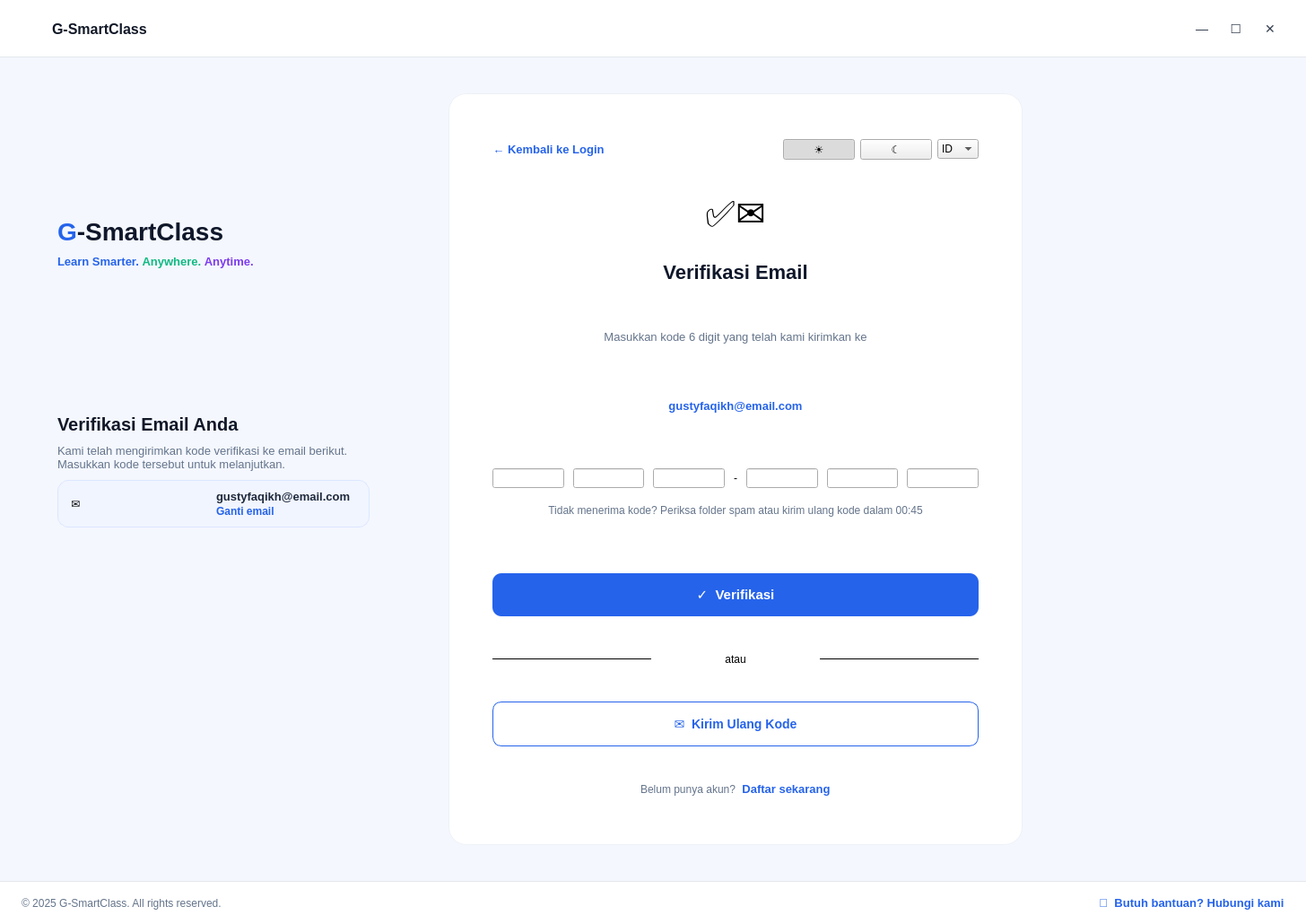
<?xml version="1.0" encoding="UTF-8"?>
<ui version="4.0">
 <class>EmailVerificationView</class>
 <widget class="QWidget" name="EmailVerificationView">
  <property name="geometry">
   <rect><x>0</x><y>0</y><width>1456</width><height>1030</height></rect>
  </property>
  <property name="windowTitle"><string>G-SmartClass - Email Verification</string></property>
  <property name="minimumSize"><size><width>1100</width><height>760</height></size></property>
  <property name="styleSheet">
   <string notr="true">
QWidget#EmailVerificationView { background-color:#FFFFFF; font-family:'Inter'; }
QFrame#topBar { background-color:#FFFFFF; border-bottom:1px solid #E5E7EB; }
QFrame#contentArea { background-color:#F4F7FE; }
QFrame#authCard { background-color:#FFFFFF; border-radius:20px; border:1px solid #EEF1F6; }
QFrame#emailChip { background-color:#F1F5FF; border-radius:12px; border:1px solid #DCE6FF; }
QLabel#lblAppName { font-size:16px; font-weight:600; color:#111827; }
QLabel#lblBrandName { font-size:28px; font-weight:700; }
QLabel#lblTagline { font-size:13px; font-weight:600; }
QLabel#lblSectionTitle { font-size:20px; font-weight:700; color:#111827; }
QLabel#lblSectionDesc { font-size:13px; color:#64748B; }
QLabel#lblIconEnvelope { font-size:40px; }
QLabel#lblCardTitle { font-size:22px; font-weight:700; color:#0F172A; }
QLabel#lblCardSubtitle { font-size:13px; color:#64748B; }
QLabel#lblEmailTarget { font-size:13px; font-weight:700; color:#2563EB; }
QLabel#lblEmailChipText { font-size:13px; font-weight:600; color:#1E293B; }
QPushButton#btnChangeEmail { background:transparent; border:none; color:#2563EB; font-size:12px; font-weight:600; text-align:left; }
QLineEdit[role="otpDigit"] { min-width:44px; max-width:44px; min-height:56px; max-height:56px; border:1px solid #E2E8F0; border-radius:10px; font-size:22px; font-weight:700; qproperty-alignment: AlignCenter; }
QLineEdit[role="otpDigit"]:focus { border:2px solid #2563EB; }
QLabel#lblResendHint { font-size:12px; color:#64748B; }
QPushButton#btnResendTimer { background:transparent; border:none; color:#2563EB; font-size:12px; font-weight:700; }
QPushButton#btnVerify { background-color:#2563EB; color:#FFFFFF; font-size:15px; font-weight:600; border-radius:10px; min-height:48px; }
QPushButton#btnVerify:hover { background-color:#1D4ED8; }
QPushButton#btnResendCode { background-color:#FFFFFF; color:#2563EB; font-size:14px; font-weight:600; border:1px solid #2563EB; border-radius:10px; min-height:48px; }
QPushButton#btnBackToLogin, QPushButton#btnGoToRegister, QPushButton#btnHelp { background:transparent; border:none; color:#2563EB; font-size:13px; font-weight:600; }
QPushButton#btnMinimize, QPushButton#btnMaximize, QPushButton#btnClose { background:transparent; border:none; font-size:14px; color:#374151; }
QPushButton#btnClose:hover { background-color:#FEE2E2; border-radius:6px; }
QPushButton[role="themeToggleBtn"] { border:none; border-radius:14px; padding:4px 10px; background:transparent; }
QPushButton[role="themeToggleBtn"]:checked { background-color:#DBEAFE; }
QFrame#footerBar { background-color:#FFFFFF; border-top:1px solid #E5E7EB; }
QLabel#lblCopyright, QLabel#lblNoAccount { font-size:12px; color:#64748B; }
   </string>
  </property>
  <layout class="QVBoxLayout" name="rootLayout">
   <property name="spacing"><number>0</number></property>
   <property name="leftMargin"><number>0</number></property>
   <property name="topMargin"><number>0</number></property>
   <property name="rightMargin"><number>0</number></property>
   <property name="bottomMargin"><number>0</number></property>
   <item>
    <widget class="QFrame" name="topBar">
     <property name="minimumSize"><size><width>0</width><height>64</height></size></property>
     <property name="maximumSize"><size><width>16777215</width><height>64</height></size></property>
     <layout class="QHBoxLayout" name="topBarLayout">
      <property name="leftMargin"><number>24</number></property>
      <property name="rightMargin"><number>24</number></property>
      <item><widget class="QLabel" name="lblLogoIcon"><property name="minimumSize"><size><width>28</width><height>28</height></size></property><property name="maximumSize"><size><width>28</width><height>28</height></size></property><property name="pixmap"><pixmap>:/assets/logo/gsmartclass_mark.png</pixmap></property><property name="scaledContents"><bool>true</bool></property></widget></item>
      <item><widget class="QLabel" name="lblAppName"><property name="text"><string>G-SmartClass</string></property></widget></item>
      <item><spacer name="topBarSpacer"><property name="orientation"><enum>Qt::Horizontal</enum></property><property name="sizeHint" stdset="0"><size><width>40</width><height>20</height></size></property></spacer></item>
      <item><widget class="QPushButton" name="btnMinimize"><property name="minimumSize"><size><width>32</width><height>32</height></size></property><property name="text"><string>—</string></property></widget></item>
      <item><widget class="QPushButton" name="btnMaximize"><property name="minimumSize"><size><width>32</width><height>32</height></size></property><property name="text"><string>☐</string></property></widget></item>
      <item><widget class="QPushButton" name="btnClose"><property name="minimumSize"><size><width>32</width><height>32</height></size></property><property name="text"><string>✕</string></property></widget></item>
     </layout>
    </widget>
   </item>
   <item>
    <widget class="QFrame" name="contentArea">
     <layout class="QHBoxLayout" name="contentAreaLayout">
      <property name="spacing"><number>0</number></property>
      <property name="leftMargin"><number>0</number></property>
      <property name="topMargin"><number>0</number></property>
      <property name="rightMargin"><number>0</number></property>
      <property name="bottomMargin"><number>0</number></property>
      <item>
       <widget class="QFrame" name="leftPanel">
        <property name="minimumSize"><size><width>460</width><height>0</height></size></property>
        <layout class="QVBoxLayout" name="leftPanelLayout">
         <property name="leftMargin"><number>64</number></property>
         <property name="topMargin"><number>48</number></property>
         <property name="rightMargin"><number>48</number></property>
         <property name="bottomMargin"><number>32</number></property>
         <property name="spacing"><number>10</number></property>
         <item><widget class="QLabel" name="lblLogoBig"><property name="minimumSize"><size><width>120</width><height>120</height></size></property><property name="maximumSize"><size><width>120</width><height>120</height></size></property><property name="pixmap"><pixmap>:/assets/logo/gsmartclass_mark.png</pixmap></property><property name="scaledContents"><bool>true</bool></property></widget></item>
         <item><widget class="QLabel" name="lblBrandName"><property name="text"><string>&lt;span style=&quot;color:#2563EB;&quot;&gt;G&lt;/span&gt;&lt;span style=&quot;color:#0F172A;&quot;&gt;-SmartClass&lt;/span&gt;</string></property><property name="textFormat"><enum>Qt::RichText</enum></property></widget></item>
         <item><widget class="QLabel" name="lblTagline"><property name="text"><string>&lt;span style=&quot;color:#2563EB;&quot;&gt;Learn Smarter.&lt;/span&gt; &lt;span style=&quot;color:#10B981;&quot;&gt;Anywhere.&lt;/span&gt; &lt;span style=&quot;color:#7C3AED;&quot;&gt;Anytime.&lt;/span&gt;</string></property><property name="textFormat"><enum>Qt::RichText</enum></property></widget></item>
         <item><spacer name="spacerAfterBrand"><property name="orientation"><enum>Qt::Vertical</enum></property><property name="sizeHint" stdset="0"><size><width>20</width><height>24</height></size></property></spacer></item>
         <item><widget class="QLabel" name="lblSectionTitle"><property name="text"><string>Verifikasi Email Anda</string></property></widget></item>
         <item><widget class="QLabel" name="lblSectionDesc"><property name="text"><string>Kami telah mengirimkan kode verifikasi ke email berikut. Masukkan kode tersebut untuk melanjutkan.</string></property><property name="wordWrap"><bool>true</bool></property></widget></item>
         <item>
          <widget class="QFrame" name="emailChip">
           <layout class="QHBoxLayout" name="emailChipLayout">
            <property name="leftMargin"><number>14</number></property><property name="topMargin"><number>10</number></property><property name="rightMargin"><number>14</number></property><property name="bottomMargin"><number>10</number></property>
            <item><widget class="QLabel" name="iconEmailChip"><property name="text"><string>✉</string></property></widget></item>
            <item>
             <layout class="QVBoxLayout" name="emailChipTextLayout">
              <property name="spacing"><number>2</number></property>
              <item><widget class="QLabel" name="lblEmailChipText"><property name="text"><string>gustyfaqikh@email.com</string></property></widget></item>
              <item><widget class="QPushButton" name="btnChangeEmail"><property name="text"><string>Ganti email</string></property><property name="cursor"><cursorShape>PointingHandCursor</cursorShape></property></widget></item>
             </layout>
            </item>
           </layout>
          </widget>
         </item>
         <item><spacer name="spacerBeforeIllustration"><property name="orientation"><enum>Qt::Vertical</enum></property><property name="sizeHint" stdset="0"><size><width>20</width><height>20</height></size></property></spacer></item>
         <item><widget class="QLabel" name="lblIllustration"><property name="minimumSize"><size><width>0</width><height>200</height></size></property><property name="maximumSize"><size><width>16777215</width><height>260</height></size></property><property name="pixmap"><pixmap>:/assets/illustration/email_verification_sent.png</pixmap></property><property name="alignment"><set>Qt::AlignLeft|Qt::AlignBottom</set></property></widget></item>
        </layout>
       </widget>
      </item>
      <item>
       <widget class="QFrame" name="rightPanel">
        <layout class="QVBoxLayout" name="rightPanelOuterLayout">
         <property name="leftMargin"><number>40</number></property>
         <property name="topMargin"><number>40</number></property>
         <property name="rightMargin"><number>40</number></property>
         <property name="bottomMargin"><number>40</number></property>
         <item>
          <widget class="QFrame" name="authCard">
           <property name="maximumSize"><size><width>640</width><height>16777215</height></size></property>
           <layout class="QVBoxLayout" name="authCardLayout">
            <property name="leftMargin"><number>48</number></property>
            <property name="topMargin"><number>32</number></property>
            <property name="rightMargin"><number>48</number></property>
            <property name="bottomMargin"><number>32</number></property>
            <property name="spacing"><number>18</number></property>
            <item>
             <widget class="QFrame" name="cardHeader">
              <layout class="QHBoxLayout" name="cardHeaderLayout">
               <property name="leftMargin"><number>0</number></property><property name="topMargin"><number>0</number></property><property name="rightMargin"><number>0</number></property><property name="bottomMargin"><number>0</number></property>
               <item><widget class="QPushButton" name="btnBackToLogin"><property name="text"><string>← Kembali ke Login</string></property><property name="cursor"><cursorShape>PointingHandCursor</cursorShape></property></widget></item>
               <item><spacer name="cardHeaderSpacer"><property name="orientation"><enum>Qt::Horizontal</enum></property><property name="sizeHint" stdset="0"><size><width>40</width><height>20</height></size></property></spacer></item>
               <item><widget class="QPushButton" name="btnThemeLight"><property name="text"><string>☀</string></property><property name="checkable"><bool>true</bool></property><property name="checked"><bool>true</bool></property></widget></item>
               <item><widget class="QPushButton" name="btnThemeDark"><property name="text"><string>☾</string></property><property name="checkable"><bool>true</bool></property></widget></item>
               <item><widget class="QComboBox" name="cmbLanguage"><item><property name="text"><string>ID</string></property></item><item><property name="text"><string>EN</string></property></item></widget></item>
              </layout>
             </widget>
            </item>
            <item>
             <widget class="QLabel" name="lblIconEnvelope">
              <property name="text"><string>✅✉</string></property>
              <property name="alignment"><set>Qt::AlignHCenter</set></property>
             </widget>
            </item>
            <item><widget class="QLabel" name="lblCardTitle"><property name="text"><string>Verifikasi Email</string></property><property name="alignment"><set>Qt::AlignHCenter</set></property></widget></item>
            <item>
             <widget class="QLabel" name="lblCardSubtitle">
              <property name="text"><string>Masukkan kode 6 digit yang telah kami kirimkan ke</string></property>
              <property name="alignment"><set>Qt::AlignHCenter</set></property>
              <property name="wordWrap"><bool>true</bool></property>
             </widget>
            </item>
            <item><widget class="QLabel" name="lblEmailTarget"><property name="text"><string>gustyfaqikh@email.com</string></property><property name="alignment"><set>Qt::AlignHCenter</set></property></widget></item>
            <item>
             <layout class="QHBoxLayout" name="otpRow">
              <property name="spacing"><number>10</number></property>
              <item><spacer name="otpSpacerLeft"><property name="orientation"><enum>Qt::Horizontal</enum></property><property name="sizeHint" stdset="0"><size><width>20</width><height>20</height></size></property></spacer></item>
              <item><widget class="QLineEdit" name="inputOtp1"><property name="maxLength"><number>1</number></property><property name="alignment"><set>Qt::AlignCenter</set></property></widget></item>
              <item><widget class="QLineEdit" name="inputOtp2"><property name="maxLength"><number>1</number></property><property name="alignment"><set>Qt::AlignCenter</set></property></widget></item>
              <item><widget class="QLineEdit" name="inputOtp3"><property name="maxLength"><number>1</number></property><property name="alignment"><set>Qt::AlignCenter</set></property></widget></item>
              <item><widget class="QLabel" name="lblOtpDash"><property name="text"><string>-</string></property></widget></item>
              <item><widget class="QLineEdit" name="inputOtp4"><property name="maxLength"><number>1</number></property><property name="alignment"><set>Qt::AlignCenter</set></property></widget></item>
              <item><widget class="QLineEdit" name="inputOtp5"><property name="maxLength"><number>1</number></property><property name="alignment"><set>Qt::AlignCenter</set></property></widget></item>
              <item><widget class="QLineEdit" name="inputOtp6"><property name="maxLength"><number>1</number></property><property name="alignment"><set>Qt::AlignCenter</set></property></widget></item>
              <item><spacer name="otpSpacerRight"><property name="orientation"><enum>Qt::Horizontal</enum></property><property name="sizeHint" stdset="0"><size><width>20</width><height>20</height></size></property></spacer></item>
             </layout>
            </item>
            <item>
             <widget class="QLabel" name="lblResendHint">
              <property name="text"><string>Tidak menerima kode? Periksa folder spam atau kirim ulang kode dalam 00:45</string></property>
              <property name="alignment"><set>Qt::AlignHCenter</set></property>
              <property name="wordWrap"><bool>true</bool></property>
             </widget>
            </item>
            <item>
             <widget class="QPushButton" name="btnVerify">
              <property name="text"><string>✓  Verifikasi</string></property>
              <property name="cursor"><cursorShape>PointingHandCursor</cursorShape></property>
             </widget>
            </item>
            <item>
             <widget class="QFrame" name="dividerRow">
              <layout class="QHBoxLayout" name="dividerRowLayout">
               <property name="leftMargin"><number>0</number></property><property name="topMargin"><number>0</number></property><property name="rightMargin"><number>0</number></property><property name="bottomMargin"><number>0</number></property>
               <item><widget class="QFrame" name="dividerLineLeft"><property name="frameShape"><enum>QFrame::HLine</enum></property></widget></item>
               <item><widget class="QLabel" name="lblOr"><property name="text"><string>atau</string></property><property name="alignment"><set>Qt::AlignCenter</set></property></widget></item>
               <item><widget class="QFrame" name="dividerLineRight"><property name="frameShape"><enum>QFrame::HLine</enum></property></widget></item>
              </layout>
             </widget>
            </item>
            <item>
             <widget class="QPushButton" name="btnResendCode">
              <property name="text"><string>✉  Kirim Ulang Kode</string></property>
              <property name="cursor"><cursorShape>PointingHandCursor</cursorShape></property>
             </widget>
            </item>
            <item>
             <widget class="QFrame" name="registerRow">
              <layout class="QHBoxLayout" name="registerRowLayout">
               <property name="leftMargin"><number>0</number></property><property name="topMargin"><number>0</number></property><property name="rightMargin"><number>0</number></property><property name="bottomMargin"><number>0</number></property>
               <item><spacer name="registerRowSpacerLeft"><property name="orientation"><enum>Qt::Horizontal</enum></property><property name="sizeHint" stdset="0"><size><width>40</width><height>20</height></size></property></spacer></item>
               <item><widget class="QLabel" name="lblNoAccount"><property name="text"><string>Belum punya akun?</string></property></widget></item>
               <item><widget class="QPushButton" name="btnGoToRegister"><property name="text"><string>Daftar sekarang</string></property></widget></item>
               <item><spacer name="registerRowSpacerRight"><property name="orientation"><enum>Qt::Horizontal</enum></property><property name="sizeHint" stdset="0"><size><width>40</width><height>20</height></size></property></spacer></item>
              </layout>
             </widget>
            </item>
           </layout>
          </widget>
         </item>
        </layout>
       </widget>
      </item>
     </layout>
    </widget>
   </item>
   <item>
    <widget class="QFrame" name="footerBar">
     <property name="minimumSize"><size><width>0</width><height>48</height></size></property>
     <property name="maximumSize"><size><width>16777215</width><height>48</height></size></property>
     <layout class="QHBoxLayout" name="footerBarLayout">
      <property name="leftMargin"><number>24</number></property>
      <property name="rightMargin"><number>24</number></property>
      <item><widget class="QLabel" name="lblCopyright"><property name="text"><string>© 2025 G-SmartClass. All rights reserved.</string></property></widget></item>
      <item><spacer name="footerBarSpacer"><property name="orientation"><enum>Qt::Horizontal</enum></property><property name="sizeHint" stdset="0"><size><width>40</width><height>20</height></size></property></spacer></item>
      <item><widget class="QPushButton" name="btnHelp"><property name="text"><string>💬  Butuh bantuan? Hubungi kami</string></property></widget></item>
     </layout>
    </widget>
   </item>
  </layout>
 </widget>
 <resources/>
 <connections/>
</ui>
